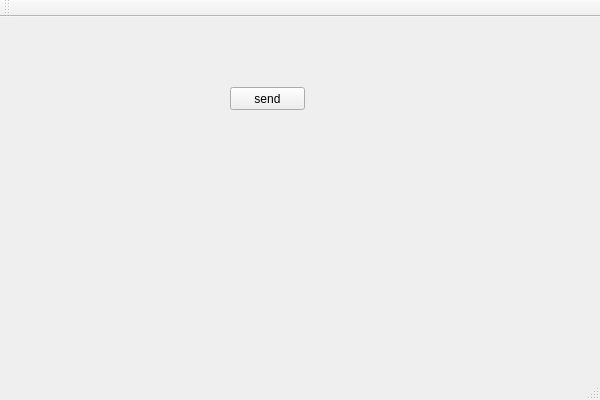
<?xml version="1.0" encoding="UTF-8"?>
<ui version="4.0">
 <class>TCPClientClass</class>
 <widget class="QMainWindow" name="TCPClientClass">
  <property name="geometry">
   <rect>
    <x>0</x>
    <y>0</y>
    <width>600</width>
    <height>400</height>
   </rect>
  </property>
  <property name="windowTitle">
   <string>TCPClient</string>
  </property>
  <widget class="QWidget" name="centralWidget">
   <widget class="QPushButton" name="pushButton">
    <property name="geometry">
     <rect>
      <x>230</x>
      <y>70</y>
      <width>75</width>
      <height>23</height>
     </rect>
    </property>
    <property name="text">
     <string>send</string>
    </property>
   </widget>
  </widget>
  <widget class="QMenuBar" name="menuBar">
   <property name="geometry">
    <rect>
     <x>0</x>
     <y>0</y>
     <width>600</width>
     <height>23</height>
    </rect>
   </property>
  </widget>
  <widget class="QToolBar" name="mainToolBar">
   <attribute name="toolBarArea">
    <enum>TopToolBarArea</enum>
   </attribute>
   <attribute name="toolBarBreak">
    <bool>false</bool>
   </attribute>
  </widget>
  <widget class="QStatusBar" name="statusBar"/>
 </widget>
 <layoutdefault spacing="6" margin="11"/>
 <resources>
  <include location="TCPClient.qrc"/>
 </resources>
 <connections/>
</ui>
